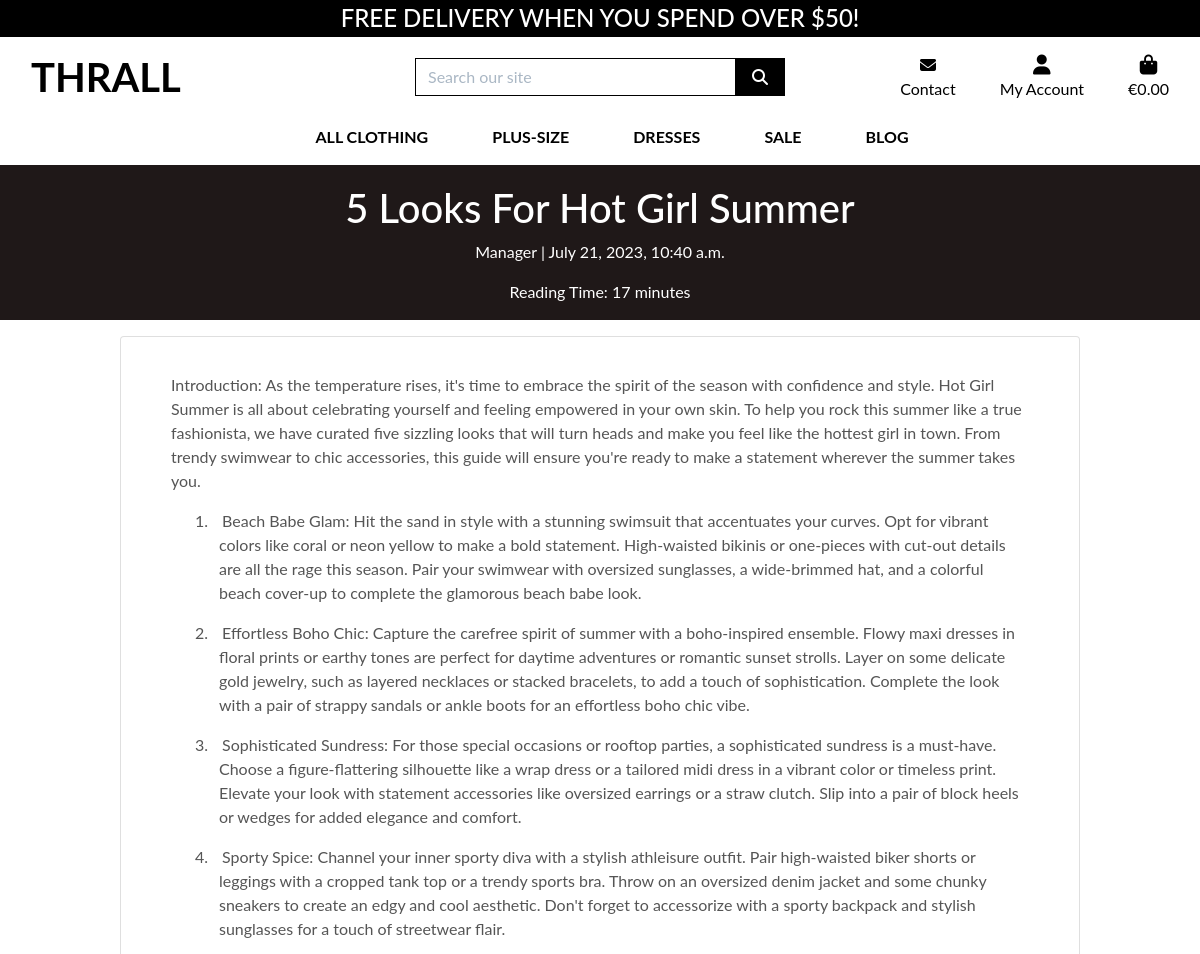
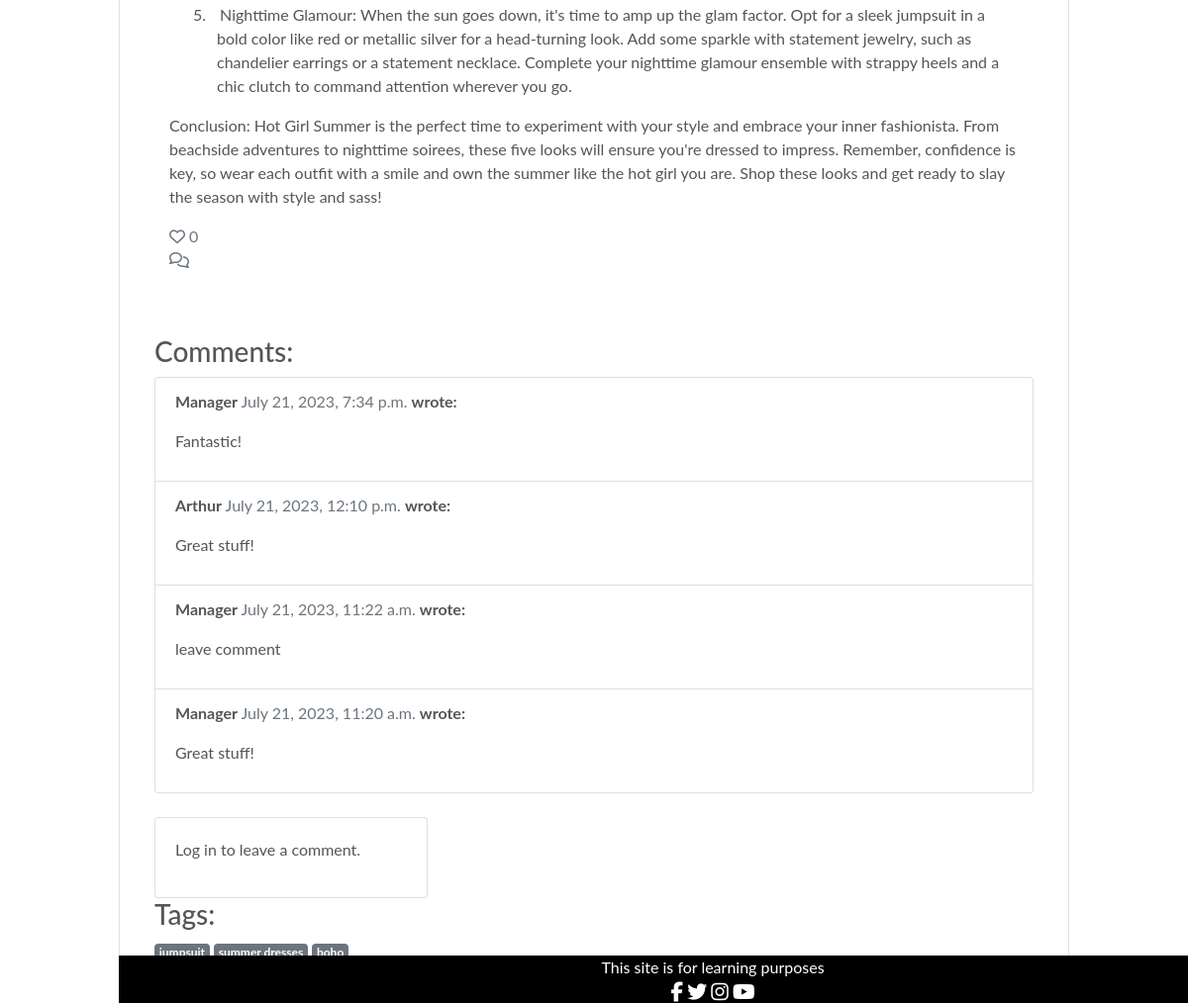
The page /blog/posts/5-looks-for-hot-girl-summer/ on the database its author committed (2 pictures, top to bottom).
### blog/models.py (models this page shows, shortened)
class Post(models.Model):
    title = models.CharField(max_length=200, unique=True)
    slug = models.SlugField(max_length=200, unique=True)
    author = models.ForeignKey(
        User, on_delete=models.CASCADE, related_name="blog_posts"
    )
    excerpt = models.TextField(blank=True)
    updated_on = models.DateTimeField(auto_now=True)
    content = models.TextField()
    created_on = models.DateTimeField(auto_now_add=True)
    status = models.IntegerField(choices=STATUS, default=0)
    tags = models.ManyToManyField(Tag, related_name='posts', blank=True)
    image = models.ImageField(null=True, blank=True)
    reading_time = models.PositiveIntegerField(default=0, editable=False)
    likes = models.ManyToManyField(
        User, related_name='blogpost_like', blank=True)
    class Meta:
        ordering = ["-created_on"]
    def number_of_likes(self):
        return self.likes.count()

class Comment(models.Model):
    post = models.ForeignKey(Post, on_delete=models.CASCADE,
                             related_name="comments")
    name = models.CharField(max_length=80)
    email = models.EmailField()
    body = models.TextField()
    created_on = models.DateTimeField(auto_now_add=True)
    approved = models.BooleanField(default=False)
    class Meta:
        ordering = ["created_on"]

class Tag(models.Model):
    name = models.CharField(max_length=50)
    created_on = models.DateTimeField(auto_now_add=True)
    def __str__(self):
        return self.name

### blog/views.py (the view, shortened to what this page needs)
# urls.py: path('posts/<slug:slug>/', PostDetail.as_view(), name='post_detail'),
class PostDetail(View):
    def get(self, request, slug, *args, **kwargs):
        queryset = Post.objects.filter(status=1)
        post = get_object_or_404(queryset, slug=slug)
        comments = post.comments.filter(approved=True).order_by("-created_on")
        liked = False
        if post.likes.filter(id=self.request.user.id).exists():
            liked = True
        tags = post.tags.all()
        reading_time = post.reading_time
        comment_form = CommentForm()
        return render(
            request,
            "blog/post_detail.html",
            {
                "post": post,
                "comments": comments,
                "commented": False,
                "comment_form": comment_form,
                "liked": liked,
                "tags": tags,
                "reading_time": reading_time,
            },
        )

### blog/forms.py
class CommentForm(forms.ModelForm):
    class Meta:
        model = Comment
        fields = ('body',)

### bag/contexts.py (called while the page is built, shortened)
def bag_contents(request):
    bag_items = []
    total = 0
    product_count = 0
    bag = request.session.get('bag', {})
    if total < settings.FREE_DELIVERY_THRESHOLD:
        delivery = total * Decimal(settings.STANDARD_DELIVERY_PERCENTAGE / 100)
        free_delivery_delta = settings.FREE_DELIVERY_THRESHOLD - total
    else:
        delivery = 0
        free_delivery_delta = 0
    grand_total = delivery + total
    context = {
        'bag_items': bag_items,
        'total': total,
        'product_count': product_count,
        'delivery': delivery,
        'free_delivery_delta': free_delivery_delta,
        'free_delivery_threshold': settings.FREE_DELIVERY_THRESHOLD,
        'grand_total': grand_total,
    }
    return context

### blog/templates/blog/post_detail.html (shortened to what this page needs)
{% extends 'base.html' %}
{% load crispy_forms_tags %}
{% block page_header %}
    <div class="container header-container">
    </div>
{% endblock %}
{% block content %}
<div class="masthead" alt="Snow" style="width:100%;">
    <div class="container">
        <div class="row g-0">
            <div class="col-md-12 masthead-text">
                <div class="row">
                    <div class="col-md-12">
                        <div style="text-align: center;">
                            <h1 class="post-title" style="margin-top: 20px;">{{ post.title }}</h1>
                            <p class="post-subtitle">{{ post.author }} | {{ post.created_on }}</p>
                            <p class="post-subtitle">Reading Time: {{ reading_time }} minutes</p>
                        </div>
                    </div>
                </div>
            </div>
        </div>
    </div>
</div>
<div class="container">
    <div class="row">
        <div class="col card mt-3 left top">
            <div class="card-body">
                <p class="card-text">
                    <div class="col mt-3">
                        <div class="post-content">
                            <p>
                                {{ post.content | safe }}
                            </p>
                            <div class="row">
                                <div class="col-12">
                                    {% if user.is_authenticated %}
                                    <form class="d-inline" action="{% url 'blog:post_like' post.slug %}" method="POST">
                                        {% csrf_token %}
                                        {% if liked %}
                                        <button type="submit" name="blogpost_id" value="{{ post.slug }}" class="btn-like"><i class="fas fa-heart"></i></button>
                                        {% else %}
                                        <button type="submit" name="blogpost_id" value="{{ post.slug }}" class="btn-like"><i class="far fa-heart"></i></button>
                                        {% endif %}
                                    </form>
                                    {% else %}
                                    <span class="text-secondary"><i class="far fa-heart"></i></span>
                                    {% endif %}
                                    <span class="text-secondary">{{ post.number_of_likes }}</span>
                                </div>
                                <div class="col-12">
                                    <strong class="text-secondary"><i class="far fa-comments"></i> {{ total_comments }}</strong>
                                </div>
                            </div>
                        </div>
                        <h1 class="post-title">{{ post.title }}</h1>
                    </div>
                </p>
                <div class="row">
                    <div class="col-md-12">
                        <div class="row">
                            <div class="col-md-12">
                                <h3>Comments:</h3>
                                <div class="list-group">
                                    {% for comment in comments %}
                                    <div class="list-group-item">
                                        <p class="font-weight-bold">
                                            {{ comment.name }}
                                            <span class="text-muted font-weight-normal">
                                                {{ comment.created_on }}
                                            </span> wrote:
                                        </p>
                                        {{ comment.body | linebreaks }}
                                    </div>
                                    {% endfor %}
                                </div>
                            </div>
                            <div class="col-md-4 mt-4">
                                <div class="card">
                                    <div class="card-body">
                                        {% if commented %}
                                        <div class="alert alert-success" role="alert">
                                            Your comment is awaiting approval
                                        </div>
                                        {% else %}
                                        {% if user.is_authenticated %}
                                        <h3>Leave a comment:</h3>
                                        <p>Posting as: {{ user.username }}</p>
                                        <form method="post" style="margin-top: 1.3em;">
                                            {{ comment_form | crispy }}
                                            {% csrf_token %}
                                            <button type="submit" class="btn btn-dark btn-block">Submit</button>
                                        </form>
                                        {% else %}
                                        <p>Log in to leave a comment.</p>
                                        {% endif %}
                                        {% endif %}
                                    </div>
                                </div>
                            </div>
                        </div>
                <div class="row" style="margin-bottom: 20px;">
                    <div class="col-md-8">
                        <h3>Tags:</h3>
                        <div class="tags">
                            {% for tag in post.tags.all %}
                            <span class="badge badge-secondary">{{ tag }}</span>
                            {% endfor %}
                        </div>
                    </div>
                </div>
            </div>
        </div>
    </div>
</div>
<br>
{% endblock content %}

### static/css/base.css (style rules this page uses)
html, body { height: 100%; }
body { background: url('/media/women_modelling_landscape.jpg') no-repeat center center fixed; background-size: cover; color: #555; font-family: 'Lato'; height: calc(100vh - 164px); margin: 0%; display: flex; flex-direction: column; }
.post-title { font-size: 5vh; color: white; }
.post-subtitle { font-size: 2vh; color: white; }
.masthead { background-color: #1f1818; }
.post-content { background-color: #fff; }
@media (min-width: 1200px) { .container { max-width: 80%; } }
@media (min-width: 992px) { .header-container { padding-top: 164px; } }

### rows shown on the page
Post: title "5 Looks For Hot Girl Summer", author "Manager", created_on "July 21, 2023, 10:40 a.m.", content "Introduction: As the temperature rises, it's time to embrace the spirit of the season with confidence and style. Hot Girl Summer is all about celebrating yourself and feeling empowered in your own skin. To help you rock this summer like a true fashionista, we have curated five sizzling looks that will turn heads and make you feel like the hottest girl in town. From trendy swimwear to chic accessories, this guide will ensure you're ready to make a statement wherever the summer takes you. 1. Beach Babe Glam: Hit the sand in style with a stunning swimsuit that accentuates your curves. Opt for vibrant colors like coral or neon yellow to make a bold statement. High-waisted bikinis or one-pieces…", number_of_likes "0"
Comment: name "Manager", created_on "July 21, 2023, 7:34 p.m.", body "Fantastic!"
Comment: name "Arthur", created_on "July 21, 2023, 12:10 p.m.", body "Great stuff!"
Comment: name "Manager", created_on "July 21, 2023, 11:22 a.m.", body "leave comment"
Comment: name "Manager", created_on "July 21, 2023, 11:20 a.m.", body "Great stuff!"
Tag: name "jumpsuit"
Tag: name "summer dresses"
Tag: name "boho"

### other values the page prints
{{ free_delivery_threshold }} "50"
{{ reading_time }} "17"
